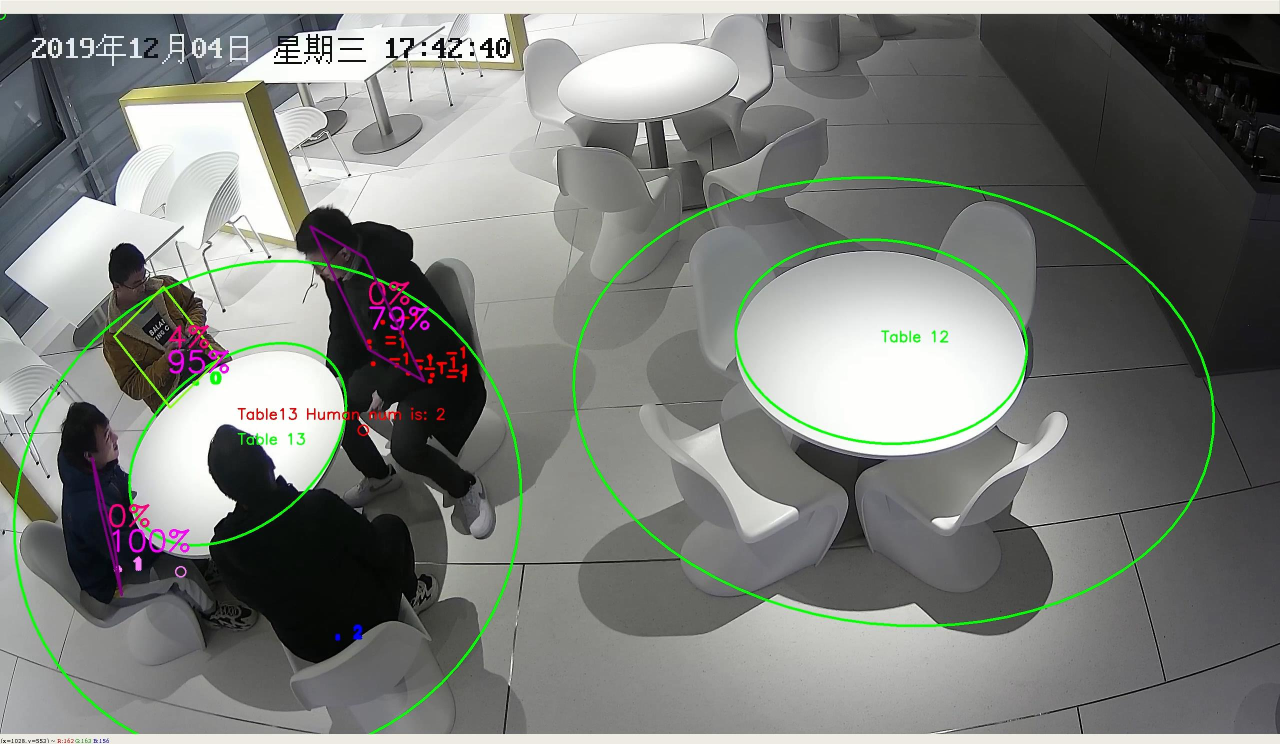
#> input picture data/v24.JPG, 2560 x 1488 px, given in place of 105.jpg, which was not available (shown at 1/2 size)
$ python calibrationsquare.py
#> lines starting #> are read from the running program, lines starting #| are printed output that depends on the picture; pictures that were not available may be replaced by others from this repository, and a replacement may not be noted
import time
import cv2
from pprint import pprint
import matplotlib.pyplot as plt
import numpy as np
import json

cameraIDList = [105, 106, 107, 108, 110, 112, 114, 119]

cut = {
    '105': [1000, 2440, 0, 1440, 90],
    '106': [0, 2560, 0, 1440, -90],
    '107': [900, 2340, 0, 1440, 90],
    '108': [80, 1520, 0, 1440, -90],
    '110': [0, 2560, 0, 1440, 0],
    '112': [0, 2560, 0, 1440, 0],
    '114': [800, 2240, 0, 1440, 0],
    '119': [400, 1840, 0, 1440, 0],
}

tableTamplate = {
    "center": [0, 0],
    "tableID": 0,
    "back_top_left": [0, 0],
    "back_top_right": [0, 0],
    "front_top_left": [0, 0],
    "front_top_right": [0, 0],
    "back_bottom_left": [0, 0],
    "back_bottom_right": [0, 0],
    "front_bottom_left": [0, 0],
    "front_bottom_right": [0, 0]
}

cameracalibration = {}


def RotateClockWise90(img):
    trans_img = cv2.transpose(img)
    new_img = cv2.flip(trans_img, 1)
    return new_img


def RotateAntiClockWise90(img):
    trans_img = cv2.transpose(img)
    new_img = cv2.flip(trans_img, 0)
    return new_img


def image_preprocess(image, cut_info):
    #print(camera_info)
    cropped = image[cut_info[2]:cut_info[3], cut_info[0]:cut_info[1]]
    if cut_info[4] == 90:
        new_image = RotateClockWise90(cropped)
    elif cut_info[4] == -90:
        new_image = RotateAntiClockWise90(cropped)
    else:
        new_image = cropped
    return new_image


if __name__ == '__main__':

    global inputX
    global inputY

    for cameraid in cameraIDList:

        imagepath = '../data/' + str(cameraid) + '.jpg'
        img = cv2.imread(imagepath)
#> img is the input picture: shape (1488, 2560, 3); mean B, G, R 122.4, 126.6, 124
        img_cut = image_preprocess(img, cut[str(cameraid)])
#> in image_preprocess, `cropped = image[cut_info[2]:cut_info[3], cut_info[0]:cut_info[1]]`:
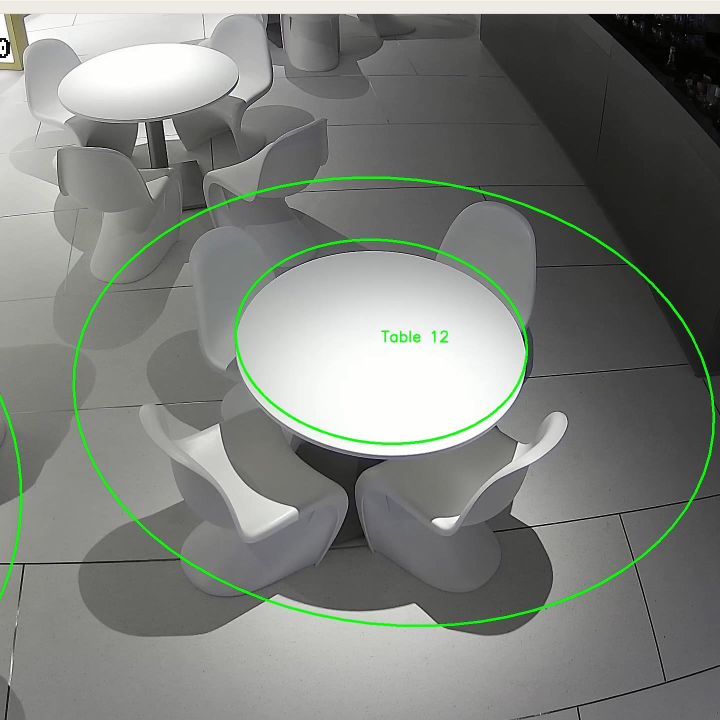
#> cropped: shape (1440, 1440, 3) (shown at 1/2 size); mean B, G, R 122.8, 128.2, 124.5
#> in RotateClockWise90, `trans_img = cv2.transpose(img)`:
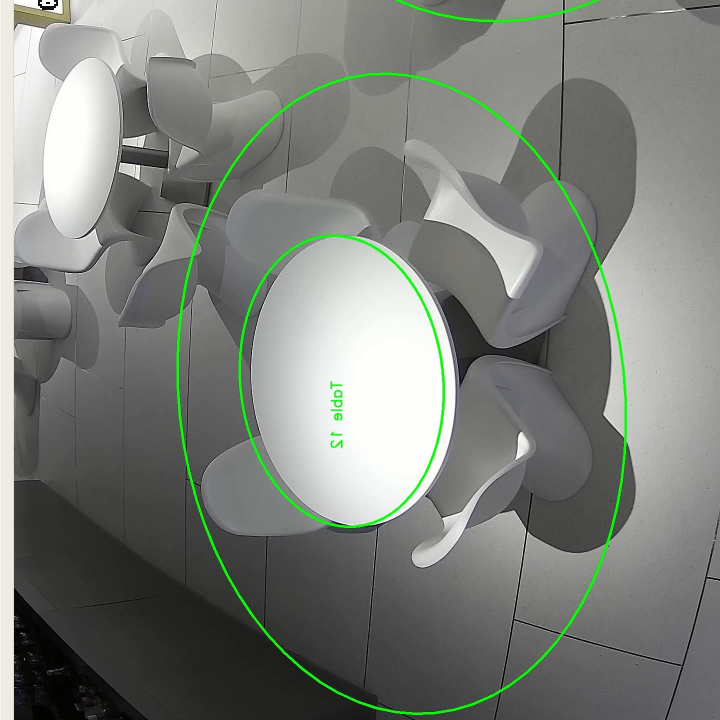
#> trans_img: shape (1440, 1440, 3) (shown at 1/2 size); mean B, G, R 122.8, 128.2, 124.5
#> in RotateClockWise90, `new_img = cv2.flip(trans_img, 1)`:
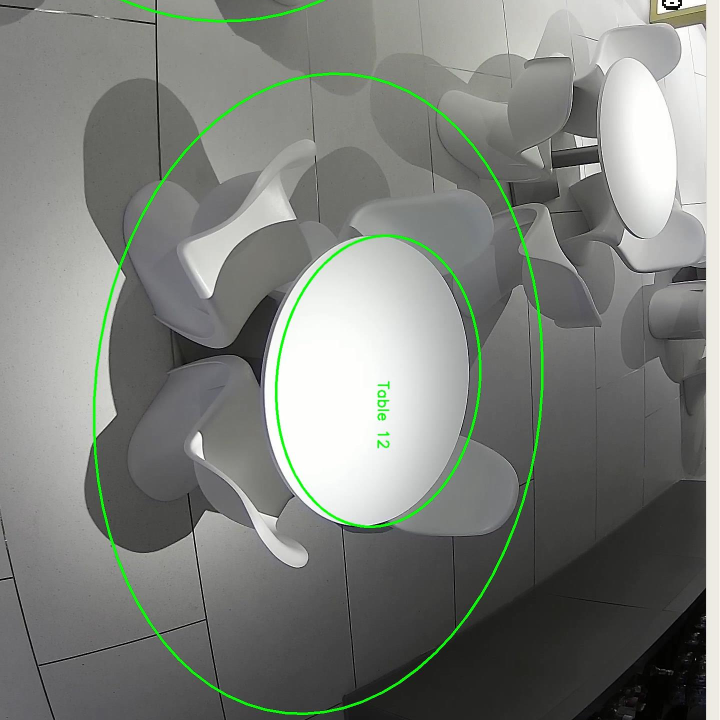
#> new_img: shape (1440, 1440, 3) (shown at 1/2 size); mean B, G, R 122.8, 128.2, 124.5
        cv2.imshow(str(cameraid), img_cut)
        cv2.waitKey(0)
        plt.imshow(img_cut, cmap=plt.get_cmap("gray"))

        print("input table num:")
        tableNum = input()

        cameracali = []
#> (the run stopped early here; a loop or call above may not have finished)
